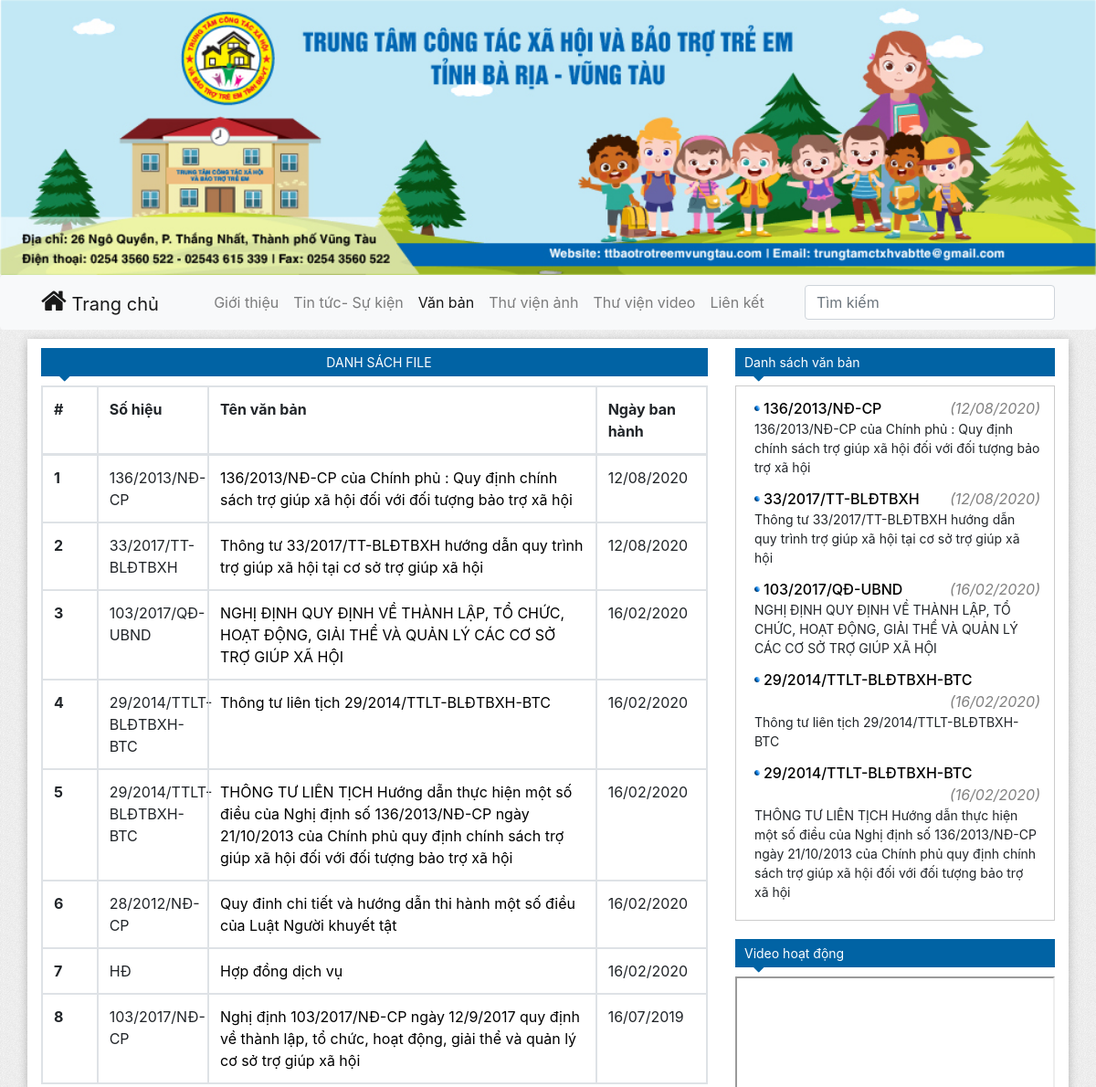
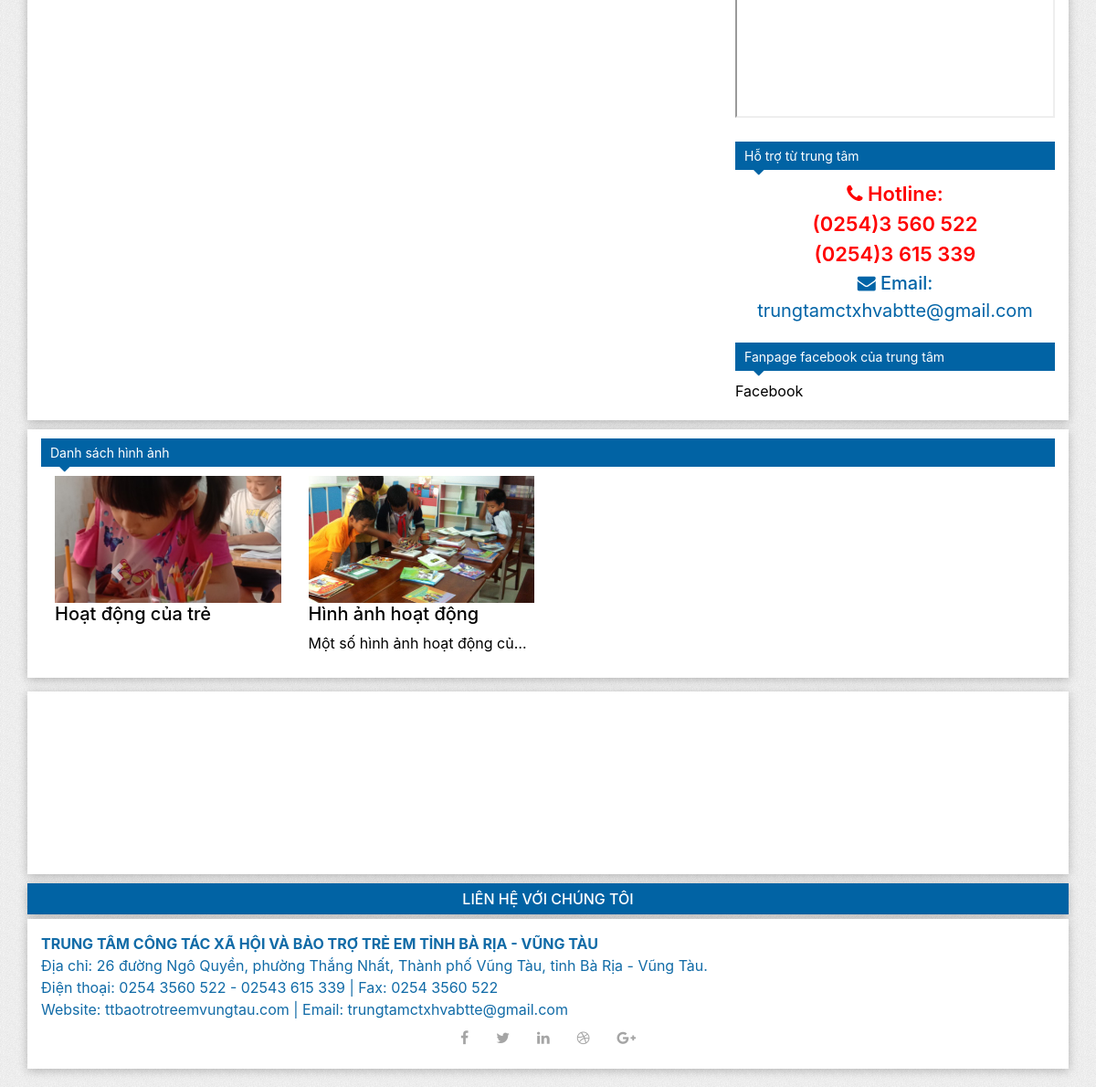
The app's page /blog/file-list/ with its own data (2 pictures, top to bottom).
### blog/models.py (models this page shows, shortened)
class PostFile(models.Model):
    type_choices = [
        ('0', 'Cải cách hành chính'),
        ('1', 'Thông báo')
    ]
    author = models.ForeignKey(get_user_model(), on_delete=models.CASCADE)
    number = models.CharField(max_length=200, default='')
    name = models.CharField(max_length=200, default='')
    file = models.FileField()
    type = models.CharField("Loại văn bản", default='0', max_length=100, choices=type_choices)
    created_date = models.DateTimeField(default=timezone.now)

class PostImage(models.Model):
    author = models.ForeignKey(get_user_model(), on_delete=models.CASCADE)
    title = models.CharField(max_length=200)
    description = models.CharField(max_length=500, blank=True)
    created_date = models.DateTimeField(default=timezone.now)
    def default_image(self):
        return Image.objects.filter(post_image=self).first()

class Image(models.Model):
    post_image = models.ForeignKey(PostImage, on_delete=models.CASCADE)
    image = models.ImageField()

### blog/views.py (the view)
# urls.py: path('file-list/', views.file_list, name='file-list'),
def file_list(request):
    type = request.GET.get('type')
    if type:
        posts = PostFile.objects.filter(type=type).order_by('-created_date')
    else:
        posts = PostFile.objects.all().order_by('-created_date')
    files = PostFile.objects.all().order_by('-created_date')[:5]
    images = PostImage.objects.all().order_by('-created_date')[:8]
    return render(request, 'blog/file-list.html', {'posts': posts, 'files': files, 'images': images})

### templates/blog/file-list.html (shortened to what this page needs)
{% extends 'base.html' %}
{% load static %}
{% block name %}Danh sách file{% endblock %}
{% block url %}{% url 'blog:file-list' %}{% endblock %}
{% block base %}
    <table class="table table-bordered">
        <thead>
        <tr class="d-flex">
            <th class="col-1">#</th>
            <th class="col-2">Số hiệu</th>
            <th class="col-7">Tên văn bản</th>
            <th class="col-2">Ngày ban hành</th>
        </tr>
        </thead>
        <tbody>
        {% for post in posts %}
            <tr class="d-flex">
                <th class="col-1" scope="row">{{ forloop.counter }}</th>
                <td class="col-2">{{ post.number }}</td>
                <td class="col-7"><a href="{{ post.file.url }}">{{ post.name }}</a></td>
                <td class="col-2">{{ post.created_date|date:"d/m/Y" }}</td>
            </tr>
        {% endfor %}
        </tbody>
    </table>
{% endblock %}

### templates/base.html (shortened to what this page needs)
<!doctype html>
<html lang="en">
<head>
    {% load static %}
    <link rel="stylesheet" href="https://stackpath.bootstrapcdn.com/bootstrap/4.3.1/css/bootstrap.min.css"
>
    <link rel="stylesheet" href="https://maxcdn.bootstrapcdn.com/font-awesome/4.7.0/css/font-awesome.min.css">
    <link rel="stylesheet" href="{% static 'css/style.css' %}">
</head>
<body>
<div id="header">
    <img class="image-header" src="{% static 'images/header.jpg' %}">
    <nav class="navbar navbar-expand-lg navbar-light bg-light rounded">
        <div class="container"><a class="navbar-brand" href="{% url 'home:index' %}"><i
                class="icon-home fa fa-home"></i> Trang chủ</a>
            <div class="collapse navbar-collapse" id="navbarsExample09">
                <ul class="navbar-nav m-auto">
                    <li class="nav-item">
                        <a class="nav-link {% if request.path == "/about" %}active{% endif %}" href="{% url 'home:about' %}">Giới thiệu</a>
                    </li>
                    <li class="nav-item">
                        <a class="nav-link {% if request.path == "/blog/post-list/" %}active{% endif %}" href="{% url 'blog:post-list' %}">Tin tức- Sự kiện</a>
                    </li>
                    <li class="nav-item">
                        <a class="nav-link {% if request.path == "/blog/file-list/" %}active{% endif %}" href="{% url 'blog:file-list' %}">Văn bản</a>
                    </li>
                    <li class="nav-item">
                        <a class="nav-link {% if request.path == "/blog/image-list/" %}active{% endif %}" href="{% url 'blog:image-list' %}">Thư viện ảnh</a>
                    </li>
                    <li class="nav-item">
                        <a class="nav-link {% if request.path == "/blog/video-list/" %}active{% endif %}" href="{% url 'blog:video-list' %}">Thư viện video</a>
                    </li>
                    <li class="nav-item">
                        <a class="nav-link" href="#">Liên kết</a>
                    </li>
                </ul>
                <form class="form-inline my-2 my-md-0">
                    <input class="form-control" type="text" placeholder="Tìm kiếm" aria-label="Search">
                </form>
            </div>
        </div>
    </nav>
</div>
<div id="main">
    <div class="container main">
        <div class="row">
            <div class="col-md-8 left">
            <a href="{% block url %} {% endblock %}" class="arrow-title">{% block name %} {% endblock %}</a>
                {% block base %}
                {% endblock %}
            </div>
            <div class="col-md-4 right">
                <div class="item-right">
                    <a href="{% url 'blog:file-list' %}" class="arrow-title">Danh sách văn bản</a>
                    <ul class="files">
                        {% for file in files %}
                            <li class="file-item">
                                <div class="title clearfix">
                                    <a class="file-title" href="{{ file.file.url }}">{{ file.number }}</a>
                                    <div class="date">({{ file.created_date|date:"d/m/Y" }})</div>
                                </div>
                                <div class="name">{{ file.name }}</div>
                            </li>
                        {% endfor %}
                    </ul>
                </div>
                <div class="item-right">
                    <a href="{% url 'blog:video-list' %}" class="arrow-title">Video hoạt động</a>
                    <iframe
                            src="https://www.youtube.com/embed/stjuHGFGP3E">
                    </iframe>
                </div>
                <div class="item-right">
                    <a href="#" class="arrow-title">Hỗ trợ từ trung tâm</a>
                    <div class="content" style="text-align: center">
                        <div style="font-size: 22px; font-weight: 600; color: red"><i class="fa fa-phone"></i> Hotline:</div>
                        <div style="font-size: 22px; font-weight: 600; color: red"> (0254)3 560 522</div>
                        <div style="font-size: 22px; font-weight: 600; color: red"> (0254)3 615 339</div>
                        <div style="font-size: 20px; font-weight: 500; color: rgb(1, 100, 167)"><i class="fa fa fa-envelope"></i> Email:</div>
                        <div style="font-size: 20px; color: rgb(1, 100, 167)">trungtamctxhvabtte@gmail.com</div>
                    </div>
                </div>
                <div class="item-right">
                    <a href="https://www.facebook.com/TTCongtacxahoiVaBaotrotreem" class="arrow-title">Fanpage facebook của trung
                        tâm</a>
                    <div class="fb-page" data-href="https://www.facebook.com/TTCongtacxahoiVaBaotrotreem" data-tabs="timeline"
                         data-width="500"
                         data-height="300" data-small-header="false" data-adapt-container-width="true"
                         data-hide-cover="false" data-show-facepile="true">
                        <blockquote cite="https://www.facebook.com/TTCongtacxahoiVaBaotrotreem" class="fb-xfbml-parse-ignore"><a
                                href="https://www.facebook.com/TTCongtacxahoiVaBaotrotreem">Facebook</a></blockquote>
                    </div>
                </div>
            </div>
        </div>
    </div>
</div>
<div class="image-list container">
    <a href="{% url 'blog:image-list' %}" class="arrow-title">Danh sách hình ảnh</a>
    <div id="carousel-example" class="carousel slide" data-ride="carousel">
        <div class="carousel-inner row w-100 mx-auto" role="listbox">
            {% for image in images %}
                <a href="{% url 'blog:image-detail' %}?id={{ image.id }}"
                   class="carousel-item col-12 col-sm-6 col-md-4 col-lg-3 {% if image == images.0 %} active {% endif %}">
                    <div class="full-image">
                        <img src="{{ image.default_image.image.url }}" class="img-fluid mx-auto d-block" alt="img1">
                    </div>
                    <h5 class="title">{{ image.title }}</h5>
                    <p class="description">{{ image.description }}</p>
                </a>
            {% endfor %}
        </div>
        <div>
            <a class="carousel-control-prev" href="#carousel-example" role="button" data-slide="prev">
                <span class="carousel-control-prev-icon" aria-hidden="true"></span>
            </a>
            <a class="carousel-control-next" href="#carousel-example" role="button" data-slide="next">
                <span class="carousel-control-next-icon" aria-hidden="true"></span>
            </a>
        </div>
    </div>
</div>
<div id="footer">
    <div class="container footer">
        <div id="gmap" class="contact-map">
            <iframe src="https://maps.google.com/maps?q=Trung tâm bảo trợ trẻ em vũng tàu&t=&z=13&ie=UTF8&iwloc=&output=embed"
                    frameborder="0"
                    style="apsborder:0" allowfullscreen></iframe>
        </div>
    </div>
    <div class="contact-title container">Liên hệ với chúng tôi</div>
    <div class="contact container">
        <div class="footer-name">TRUNG TÂM CÔNG TÁC XÃ HỘI VÀ BẢO TRỢ TRẺ EM TỈNH BÀ RỊA - VŨNG TÀU</div>
        <div class="footer-content">Địa chỉ: 26 đường Ngô Quyền, phường Thắng Nhất, Thành phố Vũng Tàu, tỉnh Bà Rịa - Vũng Tàu.
        </div>
        <div class="footer-content">Điện thoại: 0254 3560 522 - 02543 615 339 | Fax: 0254 3560 522</div>
        <div class="footer-content">Website: ttbaotrotreemvungtau.com | Email: trungtamctxhvabtte@gmail.com</div>
        <div class="social-contact">
            <div class="social-icons">
                <ul class="nav nav-pills">
                    <li class="nav-item"><a href="#" class="nav-link"><i class="fa fa-facebook"></i></a>
                    </li>
                    <li class="nav-item"><a href="#" class="nav-link"><i class="fa fa-twitter"></i></a></li>
                    <li class="nav-item"><a href="#" class="nav-link"><i class="fa fa-linkedin"></i></a>
                    </li>
                    <li class="nav-item"><a href="#" class="nav-link"><i class="fa fa-dribbble"></i></a>
                    </li>
                    <li class="nav-item"><a href="#" class="nav-link"><i class="fa fa-google-plus"></i></a>
                    </li>
                </ul>
            </div>
        </div>
    </div>
</div>
</body>
</html>

### static/css/style.css (style rules this page uses)
body { background-image: url("../images/bg.gif"); }
a { color: black; }
.main { margin-top: 10px; background-color: white; box-shadow: 0 2px 10px rgba(0, 0, 0, .25); margin-bottom: 10px; }
.footer { background-color: white; box-shadow: 0 2px 10px rgba(0, 0, 0, .25); padding: 0; margin-bottom: 10px; }
.image-header { width: 100%; }
.nav-item { position: relative; display: inline-block; }
.contact-map { width: 100%; height: 200px; }
.contact-map iframe { width: 100%; height: 100%; }
.contact { color: #116ba7; background-color: white; box-shadow: 0 2px 10px rgba(0, 0, 0, .25); padding: 15px; margin-bottom: 20px; }
.contact .footer-name { font-weight: 700; }
.icon-home::before { font-size: 30px; color: rgba(0, 0, 0, .9); }
.arrow-title { display: block; position: relative; background-color: #0163a4; padding: 5px 0 5px 10px; width: 100%; color: white; font-size: 14px; margin: 0; cursor: pointer; margin-bottom: 10px; }
.arrow-title::before { color: #0163a4; content: "\f0d7"; font-family: FontAwesome; left: 20px; top: 18px; height: 0; width: 0; position: absolute; font-size: 20px; }
.main .left .arrow-title { text-transform: uppercase; text-align: center; margin-top: 10px; }
a.arrow-title { color: white; }
.carousel-item { max-height: 250px; }
.carousel-item img { height: auto; width: 100%; }
.item-right { margin-top: 10px; margin-bottom: 20px; }
.contact-title { background-color: #0163a4; color: white; font-weight: 500; box-shadow: 0 2px 10px rgba(0, 0, 0, .25); margin-bottom: 5px; text-align: center; text-transform: uppercase; padding: 5px; }
.item-right iframe { width: 100%; height: 250px; }
.date { font-style: italic; bottom: 15px; float: right; color: grey; }
.social-contact .social-icons ul li a { border: 0 none; border-radius: 0; color: #a5a5a5; padding: 0px; }
.social-contact .social-icons ul li { display: inline-block; }
.social-contact .social-icons ul li a i { padding: 11px 15px; transition: all 0.9s ease 0s; -moz-transition: all 0.9s ease 0s; -webkit-transition: all 0.9s ease 0s; -o-transition: all 0.9s ease 0s; }
.social-contact { margin-left: auto; margin-right: auto; display: table; }
@media (min-width: 576px) { .carousel-item { margin-right: 0; } }
@media (min-width: 576px) { .carousel-inner .active + .carousel-item { display: block; } }
@media (min-width: 576px) { .carousel-inner .carousel-item.active:not(.carousel-item-right):not(.carousel-item-left), .carousel-inner .carousel-item.active:not(.carousel-item-right):not(.carousel-item-left) + .carousel-item { transition: none; } }
.image-list { background-color: white; box-shadow: 0 2px 10px rgba(0, 0, 0, .25); margin-bottom: 15px; padding: 10px 15px; }
#carousel-example { z-index: 1; }
.carousel-item p { white-space: nowrap; width: 100%; overflow: hidden; text-overflow: ellipsis; }
.full-image { position: relative; width: 100%; overflow: hidden; padding-bottom: 56.2%; }
.full-image img { width: 100%; height: auto; position: absolute; top: 0; bottom: 0; left: 0; right: 0; margin: auto; position: absolute; }
.table tbody tr th { width: 20%; }
a { display: block; }
.file-title { float: left; padding-left: 10px; font-weight: 500; }
.files { padding-left: 0; padding: 10px; border: 1px solid rgba(0,0,0,0.2); }
.item-right ul li { list-style: none outside none; background: url("../images/blue_li_icon.jpg") no-repeat scroll 10px 11px transparent; padding: 2px 5px 10px 10px; }
.file-item .name { font-size: 14px; }
.clearfix:after { content: ' '; display: table; clear: both; }
.clearfix:before { content: ' '; display: table; }

### records on screen
PostFile: number "136/2013/NĐ-CP", name "136/2013/NĐ-CP của Chính phủ : Quy định chính sách trợ giúp xã hội đối với đối tượng bảo trợ xã hội", created_date "12/08/2020"
PostFile: number "33/2017/TT-BLĐTBXH", name "Thông tư 33/2017/TT-BLĐTBXH hướng dẫn quy trình trợ giúp xã hội tại cơ sở trợ giúp xã hội", created_date "12/08/2020"
PostFile: number "103/2017/QĐ-UBND", name "NGHỊ ĐỊNH QUY ĐỊNH VỀ THÀNH LẬP, TỔ CHỨC, HOẠT ĐỘNG, GIẢI THỂ VÀ QUẢN LÝ CÁC CƠ SỞ TRỢ GIÚP XÃ HỘI", created_date "16/02/2020"
PostFile: number "29/2014/TTLT-BLĐTBXH-BTC", name "Thông tư liên tịch 29/2014/TTLT-BLĐTBXH-BTC", created_date "16/02/2020"
PostFile: number "29/2014/TTLT-BLĐTBXH-BTC", name "THÔNG TƯ LIÊN TỊCH Hướng dẫn thực hiện một số điều của Nghị định số 136/2013/NĐ-CP ngày 21/10/2013 của Chính phủ quy định chính sách trợ giúp xã hội đối với đối tượng bảo trợ xã hội", created_date "16/02/2020"
PostFile: number "28/2012/NĐ-CP", name "Quy đinh chi tiết và hướng dẫn thi hành một số điều của Luật Người khuyết tật", created_date "16/02/2020"
PostFile: number "HĐ", name "Hợp đồng dịch vụ", created_date "16/02/2020"
PostFile: number "103/2017/NĐ-CP", name "Nghị định 103/2017/NĐ-CP ngày 12/9/2017 quy định về thành lập, tổ chức, hoạt động, giải thể và quản lý cơ sở trợ giúp xã hội", created_date "16/07/2019"
PostImage: default_image.image (picture), title "Hoạt động của trẻ"
PostImage: default_image.image (picture), title "Hình ảnh hoạt động", description "Một số hình ảnh hoạt động của…"
